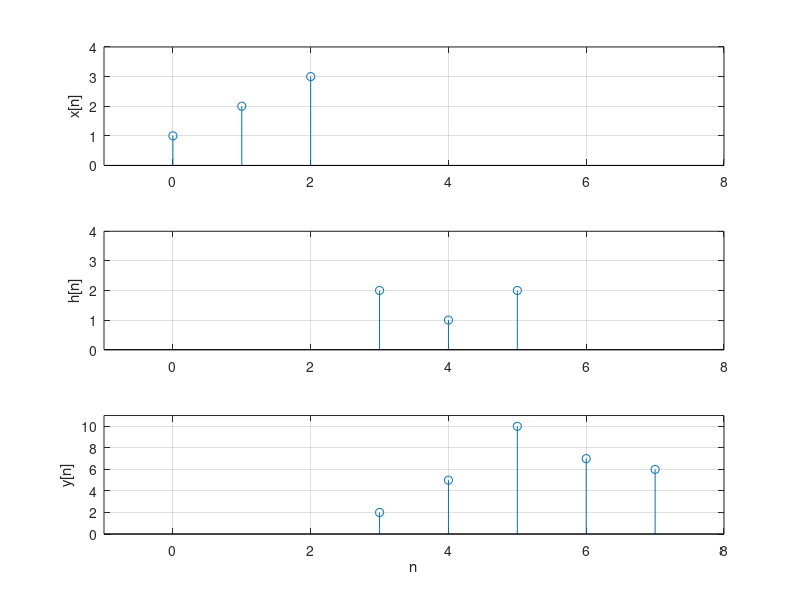

Write MATLAB code to recreate this figure.
x=[1 2 3];           % input x 
nx=0:2;           % n index of x
h=[2 1 2];          % impulse response h 
nh=3:5;           % n index of h
y=conv(x,h)          % obtain the output y using convolution
ny=3:7;           % n index of y
   
% min(ny) = min(nx) + min(nh)      3 = 0 + 3 
% max(ny) = max(nx) + max(nh)    7 = 2 + 5 
% Each time‐shifted impulse of the impulse response can be regarded as a delay unit. 
figure(1); 
  subplot(311); stem(nx,x); ylabel('x[n]'); grid; axis([-1 8 0 4]);
  subplot(312); stem(nh,h); ylabel('h[n]'); grid; axis([-1 8 0 4]);
  subplot(313); stem(ny,y); ylabel('y[n]'); grid; axis([-1 8 0 11]);
xlabel('n'); 